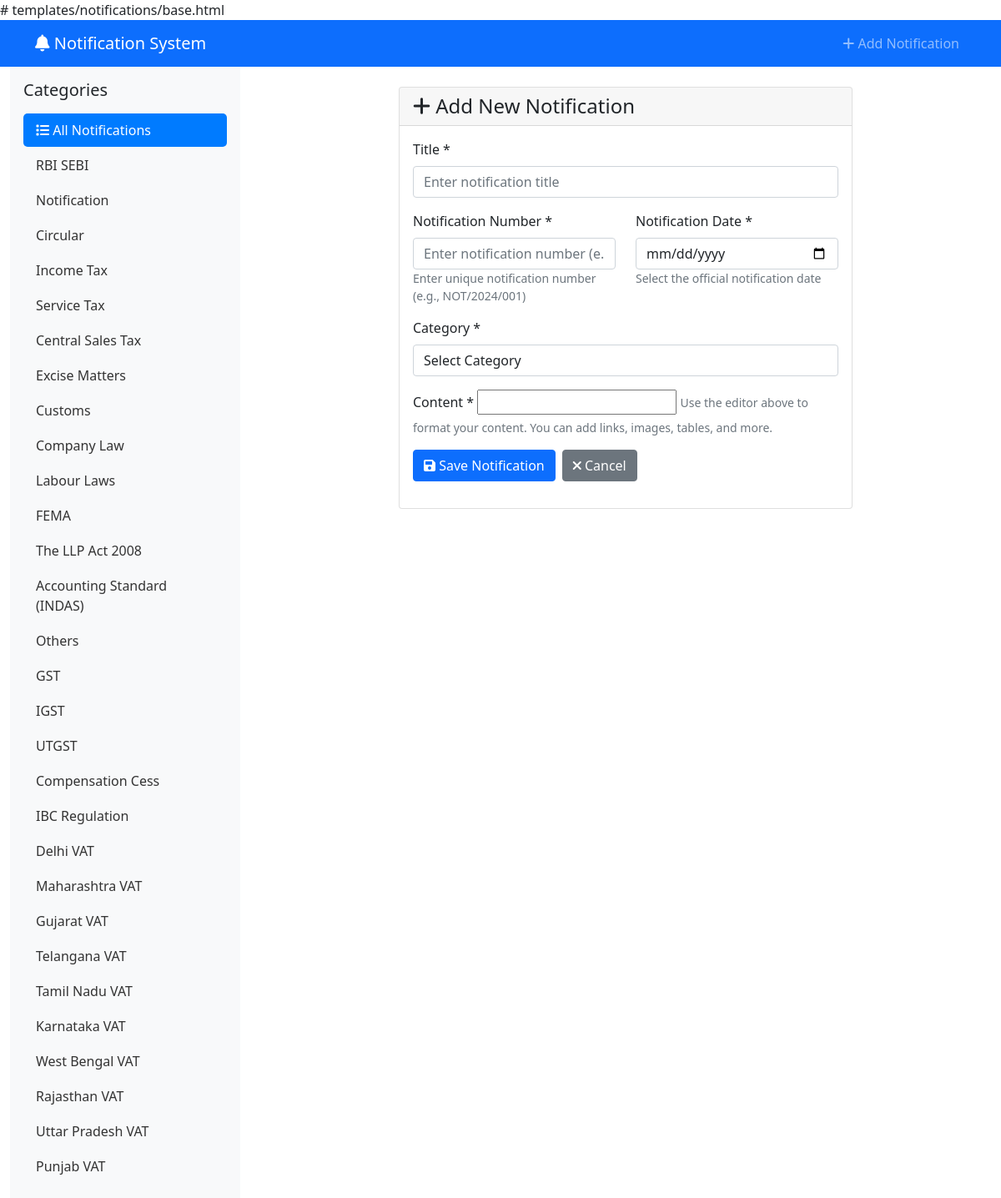
Page /bulletins/add/ on the earlier database version.
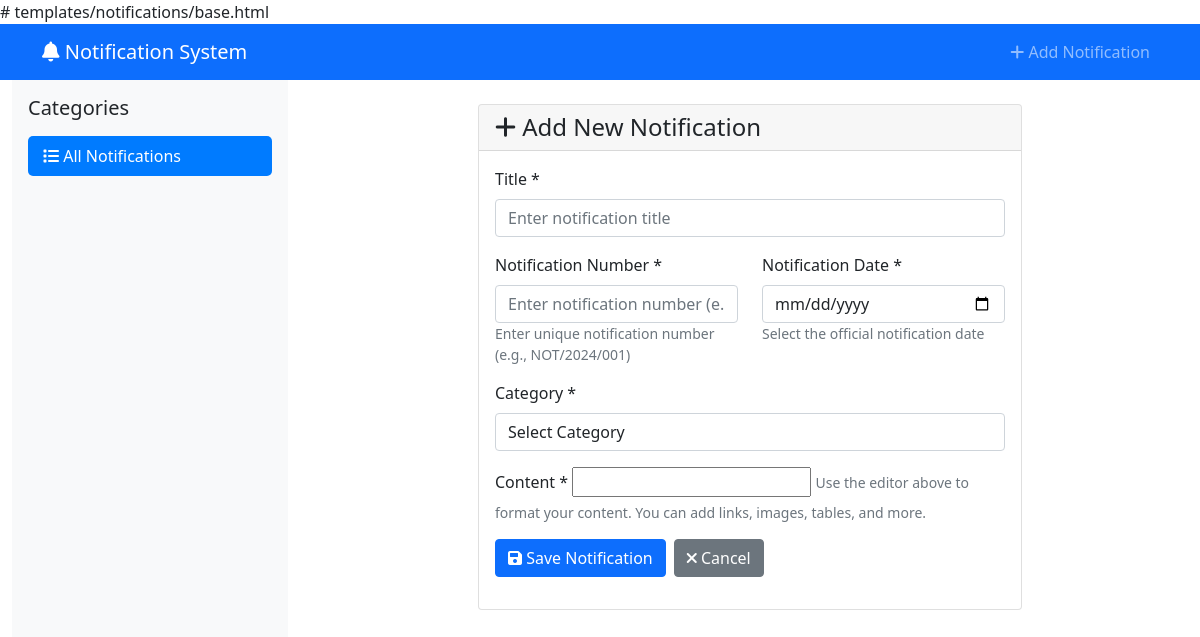
Same page on the later database version.
### bulletins/models.py (models this page shows, shortened)
class NotificationCategory(models.Model):
    CATEGORY_CHOICES = [
        ('rbi_sebi', 'RBI SEBI'),
        ('notification', 'Notification'),
        ('circular', 'Circular'),
        ('income_tax', 'Income Tax'),
        ('service_tax', 'Service Tax'),
        ('central_sales_tax', 'Central Sales Tax'),
        ('excise_matters', 'Excise Matters'),
        ('customs', 'Customs'),
        ('company_law', 'Company Law'),
        ('labour_laws', 'Labour Laws'),
        ('fema', 'FEMA'),
        ('llp_act_2008', 'The LLP Act 2008'),
        ('accounting_standard', 'Accounting Standard (INDAS)'),
        ('others', 'Others'),
        ('gst', 'GST'),
        ('igst', 'IGST'),
        ('utgst', 'UTGST'),
        ('compensation_cess', 'Compensation Cess'),
        ('ibc_regulation', 'IBC Regulation'),
        ('vat', 'VAT'),
        ('delhi_vat', 'Delhi VAT'),
        ('maharashtra_vat', 'Maharashtra VAT'),
        ('gujarat_vat', 'Gujarat VAT'),
        ('telangana_vat', 'Telangana VAT'),
        ('tamil_nadu_vat', 'Tamil Nadu VAT'),
        ('karnataka_vat', 'Karnataka VAT'),
        ('west_bengal_vat', 'West Bengal VAT'),
        ('rajasthan_vat', 'Rajasthan VAT'),
        ('uttar_pradesh_vat', 'Uttar Pradesh VAT'),
        ('punjab_vat', 'Punjab VAT'),
    ]
    name = models.CharField(max_length=100, choices=CATEGORY_CHOICES, unique=True)
    display_name = models.CharField(max_length=100)
    created_at = models.DateTimeField(auto_now_add=True)
    parent = models.ForeignKey('self', on_delete=models.CASCADE, null=True, blank=True, related_name='subcategories')
    class Meta:
        verbose_name_plural = "Notification Categories"

### bulletins/views.py (the view)
# urls.py: path('add/', views.add_notification, name='add_notification'),
def add_notification(request):
    if request.method == 'POST':
        form = NotificationForm(request.POST)
        if form.is_valid():
            notification = form.save()
            messages.success(request, f'Notification "{notification.title}" successfully added!')
            return redirect('notification_list')
        else:
            messages.error(request, 'Please correct the errors below.')
    else:
        form = NotificationForm()
    categories = NotificationCategory.objects.prefetch_related('subcategories')
    return render(request, 'notifications/add_notification.html', {  # Yeh line check karo
        'form': form,
        'categories': categories
    })

### templates/notifications/add_notification.html (shortened to what this page needs)
{% extends 'notifications/base.html' %}
{% block content %}
<div class="row justify-content-center">
    <div class="col-lg-8">
        <div class="card">
            <div class="card-header">
                <h4 class="mb-0">
                    <i class="fas fa-plus"></i> Add New Notification
                </h4>
            </div>
            <div class="card-body">
                <form method="post" novalidate>
                    <div class="mb-3">
                        <label for="{{ form.title.id_for_label }}" class="form-label">Title *</label>
                        {{ form.title }}
                    </div>
                    <div class="row">
                        <div class="col-md-6">
                            <div class="mb-3">
                                <label for="{{ form.notification_number.id_for_label }}" class="form-label">Notification Number *</label>
                                {{ form.notification_number }}
                                <small class="form-text text-muted">
                                    Enter unique notification number (e.g., NOT/2024/001)
                                </small>
                            </div>
                        </div>
                        <div class="col-md-6">
                            <div class="mb-3">
                                <label for="{{ form.notification_date.id_for_label }}" class="form-label">Notification Date *</label>
                                {{ form.notification_date }}
                                <small class="form-text text-muted">
                                    Select the official notification date
                                </small>
                            </div>
                        </div>
                    </div>
                    <div class="mb-3">
                        <label for="{{ form.category.id_for_label }}" class="form-label">Category *</label>
                        <select name="category" class="form-control" id="id_category" required>
                            <option value="">Select Category</option>
                        </select>
                    </div>
                    <div class="mb-3">
                        <label for="{{ form.content.id_for_label }}" class="form-label">Content *</label>
                        {{ form.content }}
                        <small class="form-text text-muted">
                            Use the editor above to format your content. You can add links, images, tables, and more.
                        </small>
                    </div>
                    <div class="d-flex gap-2">
                        <button type="submit" class="btn btn-primary">
                            <i class="fas fa-save"></i> Save Notification
                        </button>
                        <a href="{% url 'notification_list' %}" class="btn btn-secondary">
                            <i class="fas fa-times"></i> Cancel
                        </a>
                    </div>
                </form>
            </div>
        </div>
    </div>
</div>
{% endblock %}

### templates/notifications/base.html (shortened to what this page needs)
<!DOCTYPE html>
<html lang="en">
<head>
    <link href="https://cdn.jsdelivr.net/npm/bootstrap@5.1.3/dist/css/bootstrap.min.css" rel="stylesheet">
    <link href="https://cdnjs.cloudflare.com/ajax/libs/font-awesome/6.0.0/css/all.min.css" rel="stylesheet">
</head>
<body>
    <nav class="navbar navbar-expand-lg navbar-dark bg-primary">
        <div class="container">
            <a class="navbar-brand" href="{% url 'notification_list' %}">
                <i class="fas fa-bell"></i> Notification System
            </a>
            <div class="navbar-nav ms-auto">
                <a class="nav-link" href="{% url 'add_notification' %}">
                    <i class="fas fa-plus"></i> Add Notification
                </a>
            </div>
        </div>
    </nav>
    <div class="container-fluid">
        <div class="row">
            <div class="col-md-3">
                <div class="sidebar p-3">
                    <h5 class="mb-3">Categories</h5>
                    <a href="{% url 'notification_list' %}" class="category-link {% if not selected_category %}active{% endif %}">
                        <i class="fas fa-list"></i> All Notifications
                    </a>
                    {% for category in categories %}
                        <a href="{% url 'category_notifications' category.name %}"
                           class="category-link {% if selected_category == category.name %}active{% endif %}">
                            {{ category.display_name }}
                        </a>
                    {% endfor %}
                </div>
            </div>
            <div class="col-md-9">
                <div class="p-4">
                    {% block content %}
                    {% endblock %}
                </div>
            </div>
        </div>
    </div>
</body>
</html>

Differences in the rows shown:
removed NotificationCategory: display_name "RBI SEBI"
removed NotificationCategory: display_name "Notification"
removed NotificationCategory: display_name "Circular"
removed NotificationCategory: display_name "Income Tax"
removed NotificationCategory: display_name "Service Tax"
removed NotificationCategory: display_name "Central Sales Tax"
removed NotificationCategory: display_name "Excise Matters"
removed NotificationCategory: display_name "Customs"
removed NotificationCategory: display_name "Company Law"
removed NotificationCategory: display_name "Labour Laws"
removed NotificationCategory: display_name "FEMA"
removed NotificationCategory: display_name "The LLP Act 2008"
removed NotificationCategory: display_name "Accounting Standard (INDAS)"
removed NotificationCategory: display_name "Others"
removed NotificationCategory: display_name "GST"
removed NotificationCategory: display_name "IGST"
removed NotificationCategory: display_name "UTGST"
removed NotificationCategory: display_name "Compensation Cess"
removed NotificationCategory: display_name "IBC Regulation"
removed NotificationCategory: display_name "Delhi VAT"
removed NotificationCategory: display_name "Maharashtra VAT"
removed NotificationCategory: display_name "Gujarat VAT"
removed NotificationCategory: display_name "Telangana VAT"
removed NotificationCategory: display_name "Tamil Nadu VAT"
removed NotificationCategory: display_name "Karnataka VAT"
removed NotificationCategory: display_name "West Bengal VAT"
removed NotificationCategory: display_name "Rajasthan VAT"
removed NotificationCategory: display_name "Uttar Pradesh VAT"
removed NotificationCategory: display_name "Punjab VAT"
